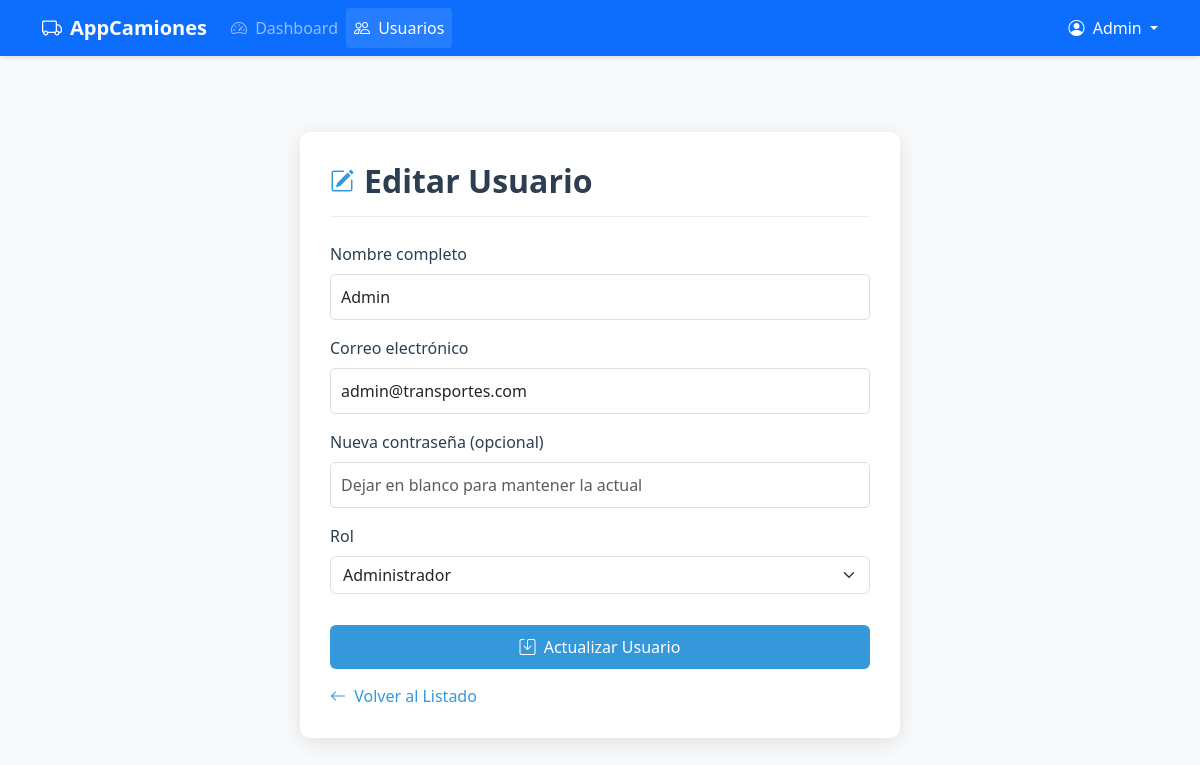
Page /views/usuarios/edit.php?id=1 (signed in) on the committed database.
### tables this page shows
CREATE TABLE `usuarios` (
  `id_usuario` int(11) NOT NULL,
  `nombre` varchar(100) NOT NULL,
  `email` varchar(100) NOT NULL,
  `password` varchar(255) NOT NULL,
  `id_rol` int(11) NOT NULL,
  `telefono` varchar(20) DEFAULT NULL,
  `fecha_contratacion` date DEFAULT NULL,
  `fecha_registro` datetime DEFAULT current_timestamp()
);

CREATE TABLE `roles` (
  `id_rol` int(11) NOT NULL,
  `nombre_rol` varchar(50) NOT NULL,
  `descripcion` varchar(255) DEFAULT NULL
);

### config/database.php (called while the page is built, shortened)
<?php
class Database {
    private $host = 'localhost';
    private $db_name = 'proyecto_transportes';
    private $username = 'dmilanes';
    private $password = 'milanes1982*-';
    public function connect() {
        $this->conn = null;
        try {
            $this->conn = new PDO(
                "mysql:host=" . $this->host . ";dbname=" . $this->db_name,
                $this->username,
                $this->password
            );
            $this->conn->setAttribute(PDO::ATTR_ERRMODE, PDO::ERRMODE_EXCEPTION);
        } catch (PDOException $e) {
            die("Error de conexión: " . $e->getMessage());
        }
        return $this->conn;
    }
}
?>

### models/Usuarios.php (called while the page is built, shortened)
<?php
class Usuarios {
    private $conn;
    private $table_name = "usuarios";
    public function __construct($db) {
        $this->conn = $db;
    }
    public function readOne($id_usuario) {
        $query = "SELECT u.id_usuario, u.nombre, u.email, u.fecha_registro, r.nombre_rol, u.id_rol
                  FROM " . $this->table_name . " u
                  LEFT JOIN roles r ON u.id_rol = r.id_rol
                  WHERE u.id_usuario = :id_usuario LIMIT 1";
        $stmt = $this->conn->prepare($query);
        $id_usuario = htmlspecialchars(strip_tags($id_usuario));
        $stmt->bindParam(':id_usuario', $id_usuario);
        $stmt->execute();
        return $stmt->fetch(PDO::FETCH_ASSOC);
    }
}

### views/usuarios/edit.php (the view, shortened to what this page needs)
<?php
require_once '../../config/database.php';
require_once '../../models/Usuarios.php';
$db = new Database();
$usuarioModel = new Usuarios($db->connect());
$id_usuario = $_GET['id'];
$usuario = $usuarioModel->readOne($id_usuario);
$query = "SELECT id_rol, nombre_rol FROM roles";
$stmt = $db->connect()->query($query);
$roles = $stmt->fetchAll(PDO::FETCH_ASSOC);
?>
<!DOCTYPE html>
<html lang="es">
<head>
    <link href="https://cdn.jsdelivr.net/npm/bootstrap@5.3.0/dist/css/bootstrap.min.css" rel="stylesheet">
    <link href="https://cdn.jsdelivr.net/npm/bootstrap-icons@1.10.0/font/bootstrap-icons.css" rel="stylesheet">
</head>
<body>
    <nav class="navbar navbar-expand-lg navbar-dark bg-primary fixed-top">
        <div class="container">
            <a class="navbar-brand" href="../auth/dashboard.php">
                <i class="bi bi-truck me-2"></i>AppCamiones
            </a>
            <div class="collapse navbar-collapse" id="navbarNav">
                <ul class="navbar-nav me-auto">
                    <li class="nav-item">
                        <a class="nav-link" href="../auth/dashboard.php"><i class="bi bi-speedometer2 me-1"></i> Dashboard</a>
                    </li>
                    <li class="nav-item">
                        <a class="nav-link active" href="list.php"><i class="bi bi-people me-1"></i> Usuarios</a>
                    </li>
                </ul>
                <div class="d-flex">
                    <div class="dropdown">
                        <a class="nav-link dropdown-toggle text-white" href="#" id="navbarDropdown" role="button" data-bs-toggle="dropdown" aria-expanded="false">
                            <i class="bi bi-person-circle me-1"></i> <?php echo htmlspecialchars($_SESSION['user']['nombre']); ?>
                        </a>
                    </div>
                </div>
            </div>
        </div>
    </nav>
    <div class="main-content">
        <div class="edit-card">
            <div class="card-header">
                <i class="bi bi-pencil-square"></i>
                <h2 class="card-title">Editar Usuario</h2>
            </div>
            <form action="edit.php?id=<?php echo $usuario['id_usuario']; ?>" method="POST">
                <div class="mb-3">
                    <label for="nombre" class="form-label">Nombre completo</label>
                    <input type="text" class="form-control" id="nombre" name="nombre"
                           value="<?php echo htmlspecialchars($usuario['nombre']); ?>" required>
                </div>
                <div class="mb-3">
                    <label for="email" class="form-label">Correo electrónico</label>
                    <input type="email" class="form-control" id="email" name="email"
                           value="<?php echo htmlspecialchars($usuario['email']); ?>" required>
                </div>
                <div class="mb-3">
                    <label for="password" class="form-label">Nueva contraseña (opcional)</label>
                    <input type="password" class="form-control" id="password" name="password"
                           placeholder="Dejar en blanco para mantener la actual">
                </div>
                <div class="mb-3">
                    <label for="id_rol" class="form-label">Rol</label>
                    <select class="form-select" id="id_rol" name="id_rol" required>
                        <?php foreach ($roles as $rol): ?>
                            <option value="<?php echo $rol['id_rol']; ?>" <?php echo $rol['id_rol'] == $usuario['id_rol'] ? 'selected' : ''; ?>>
                                <?php echo htmlspecialchars($rol['nombre_rol']); ?>
                            </option>
                        <?php endforeach; ?>
                    </select>
                </div>
                <button type="submit" class="btn btn-primary">
                    <i class="bi bi-save me-1"></i> Actualizar Usuario
                </button>
                <a href="list.php" class="btn-back">
                    <i class="bi bi-arrow-left me-1"></i> Volver al Listado
                </a>
            </form>
        </div>
    </div>
</body>
</html>

### views/usuarios/edit.php (style rules this page uses)
:root { --primary-color: #3498db; --secondary-color: #2c3e50; }
body { background-color: #f8f9fa; font-family: 'Segoe UI', Tahoma, Geneva, Verdana, sans-serif; padding-top: 70px; min-height: 100vh; display: flex; flex-direction: column; }
.navbar { box-shadow: 0 2px 4px rgba(0,0,0,0.1); }
.navbar-brand { font-weight: 700; }
.nav-link.active { font-weight: 500; background-color: rgba(255,255,255,0.1); border-radius: 4px; }
.main-content { flex: 1; display: flex; align-items: center; justify-content: center; padding: 20px 0; }
.edit-card { background-color: white; border-radius: 10px; box-shadow: 0 4px 20px rgba(0,0,0,0.1); padding: 30px; width: 100%; max-width: 600px; margin: 20px; border: none; }
.card-header { background: none; border-bottom: 1px solid #eee; padding-bottom: 15px; margin-bottom: 25px; display: flex; align-items: center; }
.card-header i { margin-right: 10px; font-size: 1.5rem; color: var(--primary-color); }
.card-title { color: var(--secondary-color); margin: 0; font-weight: 600; }
.form-label { font-weight: 500; color: var(--secondary-color); margin-bottom: 8px; }
.form-control { border-radius: 5px; padding: 10px; border: 1px solid #ddd; transition: all 0.3s; }
.btn-primary { background-color: var(--primary-color); border: none; padding: 10px 15px; font-weight: 500; width: 100%; margin-top: 15px; transition: all 0.3s; }
.btn-back { display: inline-block; margin-top: 15px; color: var(--primary-color); text-decoration: none; transition: all 0.3s; }

### rows in the picture
usuarios: nombre "Admin", email "admin@transportes.com", id_rol "Administrador"

### other values in the picture
$_SESSION['user']['nombre'] "Admin"
